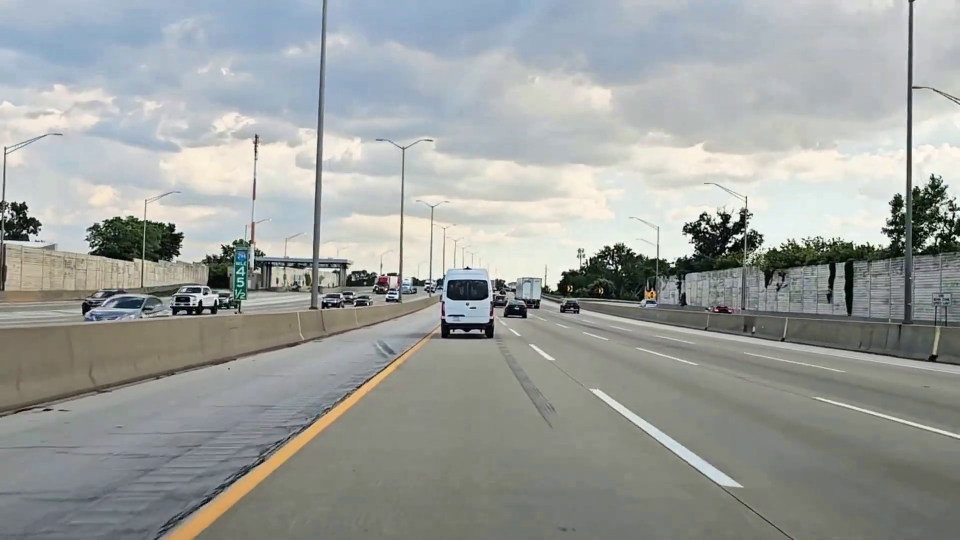
#> input picture data/frames_sample/frame_t105_f6300.png, 1920 x 1080 px (shown at 1/2 size)
$ python -i curve_detection_pipeline.py   (imports and definitions only)
#> lines starting #> are read from the running program, lines starting #| are printed output that depends on the picture; after the words box and inside, x2 and y2 are one past the last pixel; in counts of white or black regions, pixels touching at a corner belong together
#> further down, picture is the input picture: shape (1080, 1920, 3); mean B, G, R 156.6, 159.4, 156
"""
Curve Detection Pipeline - Helper Library
==========================================
This module provides building blocks for curve lane detection.

The module includes:
1. ROI masking and geometry helpers
2. Color and gradient masking (HSV, HLS, CLAHE)
3. Edge detection and Hough line detection
4. Polynomial fitting (linear and quadratic)
5. Lane polygon construction and overlay
6. Mask scoring and selection
7. Geometry enforcement for lane width constraints

Design goals:
- Keep curve detection self-contained: curve code should import from THIS module only
- Preserve the exact working logic (masking, gating, Hough proximity selection, polynomial fitting, overlay)
- Provide small building blocks that note where they came from (debug-approved logic vs. migrated shared helpers)

Notes:
- This file intentionally contains many helpers that are not called internally. They are imported by
  `enhancements/curve_detection.py` and `debug.py`.
- When cleaning/formatting this file, do NOT change algorithmic logic. Only refactor for readability,
  typing, and documentation.
"""

from __future__ import annotations

from typing import Optional, Tuple, Dict, Sequence, Any

import cv2
import numpy as np

# ============================================================
#              CURVE DEFAULTS (SINGLE SOURCE OF TRUTH)
# ============================================================

from dataclasses import dataclass


@dataclass(frozen=True)
class CurveDefaults:
    """Default parameters for the curve detection runner.

    IMPORTANT:
    - These defaults must match the values used by `enhancements/curve_detection.py`.
    - Debug and other callers should prefer fetching these defaults from here to avoid drift.
    - Any geometry enforcement defaults must remain OFF by default to preserve production behavior.

    Notes:
    - Ratios are in [0, 1].
    - Pixel distances are in pixels.
    """

    # ROI geometry
    top_y_ratio: float = 0.62
    left_bottom_ratio: float = 0.10
    right_bottom_ratio: float = 0.90
    top_left_x_ratio: float = 0.45
    top_right_x_ratio: float = 0.55

    # Overlay
    overlay_top_y_ratio: float = 0.65
    lane_fill_alpha: float = 0.30

    # Preprocessing
    clahe_clip: float = 2.0
    clahe_grid: int = 8

    # Mask gating / Hough
    merge_grad_dist_px: int = 12
    hough_dist_px: float = 10.0

    # Edges for Hough (kept here so debug and runner match out of the box)
    canny1: int = 30
    canny2: int = 100
    gate_dilate_px: int = 15

    # Optional geometry enforcement (OFF by default - debug-only unless explicitly enabled)
    geom_enforce_bottom_width: bool = False
    geom_bottom_band_ratio: float = 0.30
    geom_margin_ratio: float = 0.02
    geom_min_width_ratio: float = 0.20
    geom_max_width_ratio: Optional[float] = 0.40
    geom_anchor_weight: float = 0.0


# [139 lines left out: functions get_curve_defaults, _mask_from_pts, build_alt_rois_from_main_roi, resolve_curve_params, not called in this run]

# Type aliases for HSV bounds (for documentation only)
HSVBound = Sequence[int]


# ============================================================
#              LEGACY SHARED HELPERS
# ============================================================
# Migrated from pipeline.py

# [156 lines left out: functions apply_roi_mask, apply_color_threshold, apply_canny, detect_lines_hough, not called in this run]


# ============================================================
#              SMALL UTILITIES
# ============================================================

def to_mask_01(mask: Optional[np.ndarray]) -> Optional[np.ndarray]:
    """Normalize any non-empty mask to a binary 0/255 uint8 2D mask."""
    if mask is None:
        return None
    m = mask
    if m.ndim == 3:
        m = cv2.cvtColor(m, cv2.COLOR_BGR2GRAY)
    m = ((m > 0).astype(np.uint8)) * 255
    return m


# ============================================================
#              COLOR / GRADIENT MASKS
# ============================================================

def mask_hsv_curve_tuned(
    frame_bgr: np.ndarray,
    *,
    # White tuning (reduce noise): require high V and low S
    white_v_min: int = 190,
    white_s_max: int = 115,
    # Yellow tuning
    yellow_h_lo: int = 15,
    yellow_h_hi: int = 45,
    yellow_s_min: int = 80,
    yellow_v_min: int = 80,
    # Morphology
    open_iter: int = 1,
    close_iter: int = 2,
    dilate_iter: int = 1,
) -> np.ndarray:
    """Binary (0/255) lane mask using HSV - curve-detection dedicated copy.

    Purpose:
    - Keep straight-lines pipeline untouched.
    - Provide a curve-only HSV mask that can be tuned to reduce white noise.

    White policy (noise reduction):
    - Keep pixels that are fairly bright (V >= white_v_min)
    - and not overly saturated (S <= white_s_max)

    Yellow policy:
    - Hue in [yellow_h_lo, yellow_h_hi], S >= yellow_s_min, V >= yellow_v_min
    """
#> called with white_v_min = 190, white_s_max = 115, yellow_h_lo = 15, yellow_h_hi = 45, yellow_s_min = 80, yellow_v_min = 80, open_iter = 1, close_iter = 2
    hsv = cv2.cvtColor(frame_bgr, cv2.COLOR_BGR2HSV)
#> hsv: shape (1080, 1920, 3); mean H, S, V 61.8, 25.2, 164
    H, S, V = cv2.split(hsv)
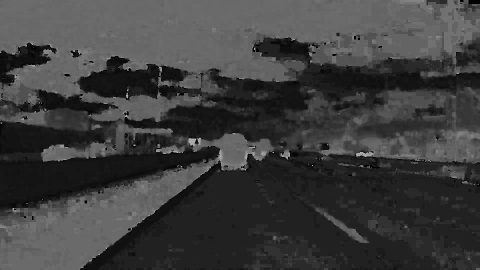
#> H: shape (1080, 1920) (shown at 1/4 size); min 0, max 179, mean 61.8
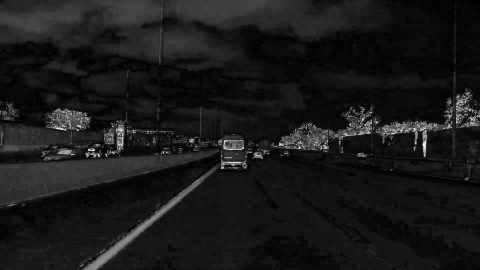
#> S: shape (1080, 1920) (shown at 1/4 size); min 0, max 255, mean 25.2

    # White: bright + low saturation
    white_v = cv2.inRange(V, int(white_v_min), 255)
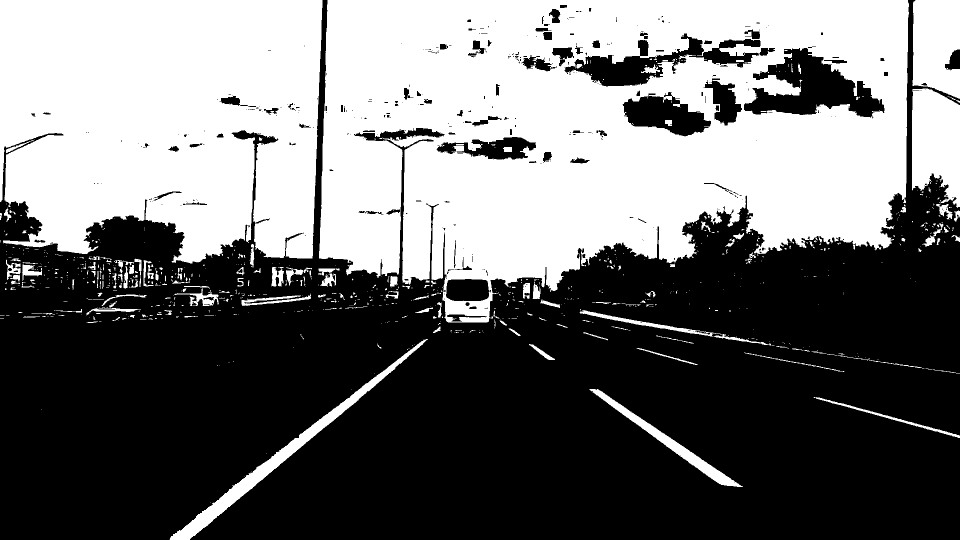
#> white_v: shape (1080, 1920) (shown at 1/2 size); 43.9% white; 848 white regions (672 under 20 px), largest, box (x1, y1, x2, y2) and area: (638, 0, 1818, 645) 535471, (0, 0, 645, 527) 297181, (1824, 177, 1920, 416) 18191
    white_s = cv2.inRange(S, 0, int(white_s_max))
#> white_s: shape (1080, 1920); 98.4% white; 1386 black regions (1188 under 20 px), largest, box (x1, y1, x2, y2) and area: (340, 786, 724, 1080) 7493, (894, 560, 976, 600) 1273, (469, 505, 494, 588) 1185
    white = cv2.bitwise_and(white_v, white_s)

    # Yellow: hue window + strong saturation + sufficient brightness
    yellow_h = cv2.inRange(H, int(yellow_h_lo), int(yellow_h_hi))
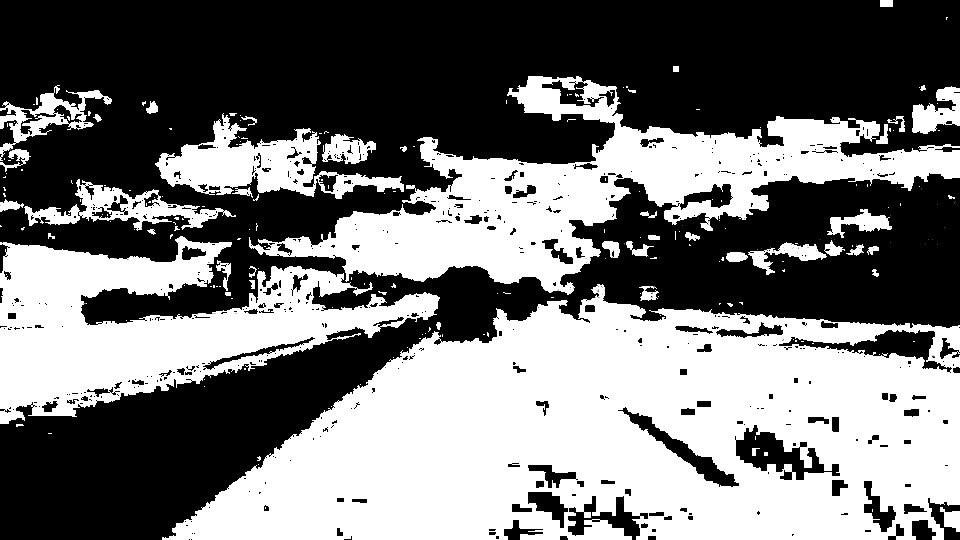
#> yellow_h: shape (1080, 1920) (shown at 1/2 size); 46% white; 220 white regions (139 under 20 px), largest, box (x1, y1, x2, y2) and area: (324, 568, 1920, 1080) 524945, (498, 152, 1920, 590) 191852, (0, 472, 880, 848) 152058
    yellow_s = cv2.inRange(S, int(yellow_s_min), 255)
#> yellow_s: shape (1080, 1920); 3.1% white; 1019 white regions (854 under 20 px), largest, box (x1, y1, x2, y2) and area: (334, 698, 821, 1080) 14467, (1503, 486, 1758, 580) 6334, (184, 434, 289, 523) 3935
    yellow_v = cv2.inRange(V, int(yellow_v_min), 255)
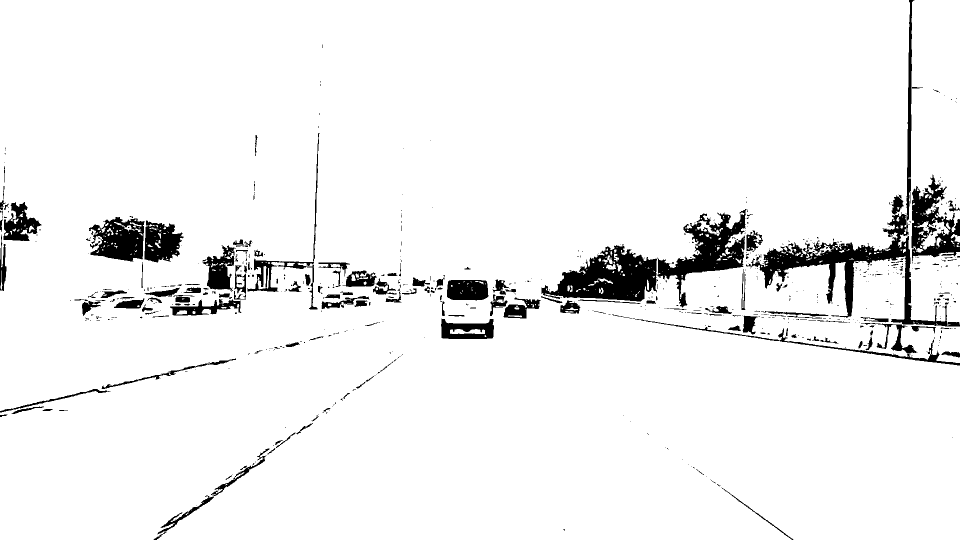
#> yellow_v: shape (1080, 1920) (shown at 1/2 size); 94.5% white; 680 black regions (505 under 20 px), largest, box (x1, y1, x2, y2) and area: (1492, 0, 1920, 653) 19370, (1083, 488, 1314, 603) 14226, (1315, 418, 1496, 615) 11214
    yellow = cv2.bitwise_and(yellow_h, cv2.bitwise_and(yellow_s, yellow_v))
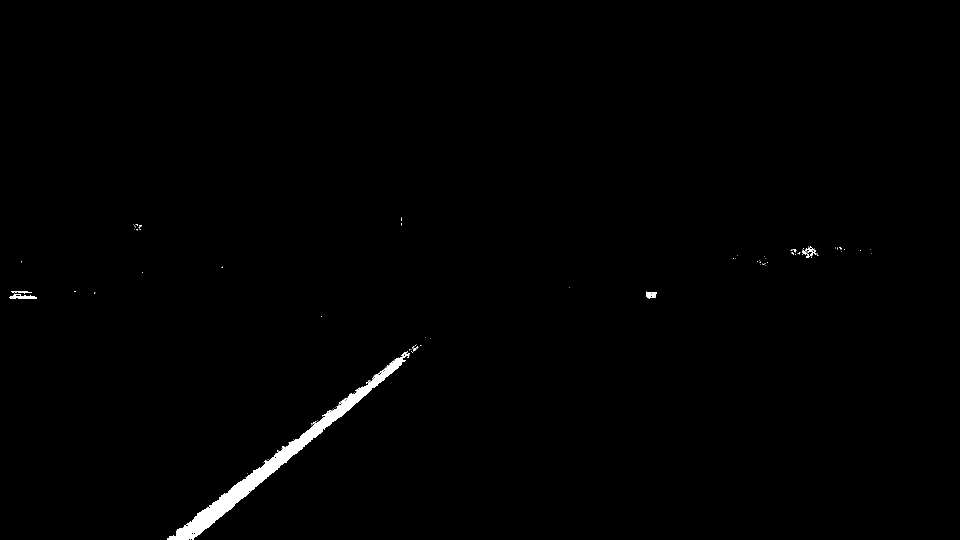
#> yellow: shape (1080, 1920) (shown at 1/2 size); 0.73% white; 138 white regions (127 under 20 px), largest, box (x1, y1, x2, y2) and area: (334, 706, 820, 1080) 13939, (18, 588, 74, 598) 358, (1292, 584, 1314, 598) 226

    mask = cv2.bitwise_or(white, yellow)

    # Light cleanup (keep dashed lanes)
    k = np.ones((3, 3), dtype=np.uint8)
    if int(open_iter) > 0:
        mask = cv2.morphologyEx(mask, cv2.MORPH_OPEN, k, iterations=int(open_iter))
#> mask: shape (1080, 1920); 43.5% white; 239 white regions (97 under 20 px), largest, box (x1, y1, x2, y2) and area: (638, 0, 1818, 582) 529047, (0, 0, 645, 527) 296425, (1824, 177, 1920, 414) 17992
    if int(close_iter) > 0:
        mask = cv2.morphologyEx(mask, cv2.MORPH_CLOSE, k, iterations=int(close_iter))
#> mask: shape (1080, 1920); 44% white; 135 white regions (51 under 20 px), largest, box (x1, y1, x2, y2) and area: (638, 0, 1818, 645) 539932, (0, 0, 645, 530) 299771, (1824, 0, 1920, 437) 34819
    if int(dilate_iter) > 0:
        mask = cv2.dilate(mask, k, iterations=int(dilate_iter))
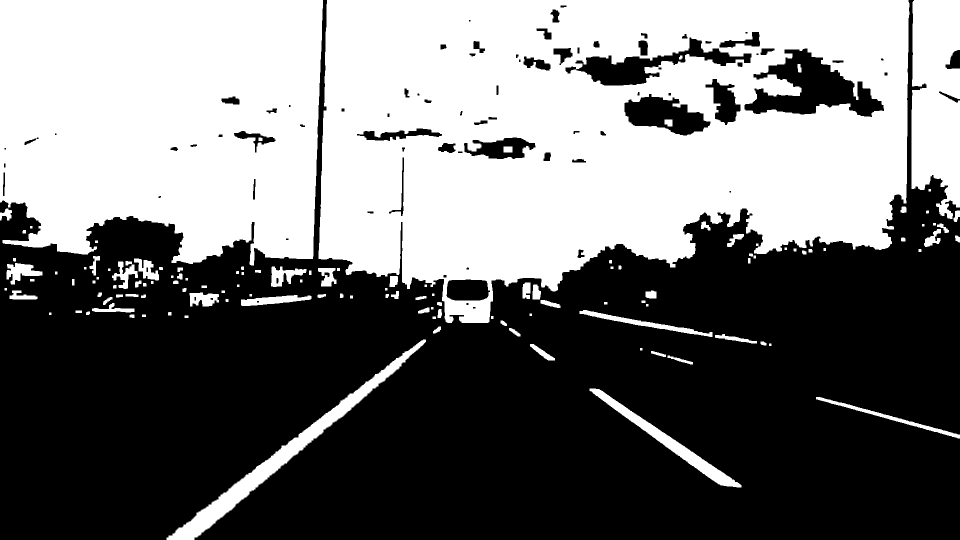
#> mask: shape (1080, 1920) (shown at 1/2 size); 45.3% white; 130 white regions, largest, box (x1, y1, x2, y2) and area: (637, 0, 1819, 646) 551932, (0, 0, 646, 531) 302977, (1823, 0, 1920, 438) 35919

    return to_mask_01(mask)

# [1464 lines left out: functions mask_hls_clahe, mask_gradient_edge, filter_grad_by_slope, clean_mask_light, suppress_center_blob_components, suppress_center_blob_edges and 23 more, not called in this run]


def poly_eval_x_of_y(coeffs, ys, w):
    return np.clip(np.polyval(coeffs, ys.astype(np.float32)), 0, w - 1)


# ============================================================
#              PUBLIC EXPORTS
# ============================================================

__all__ = [
    # Small utilities
    "to_mask_01",

    # Defaults / config
    "CurveDefaults",
    "get_curve_defaults",
    "resolve_curve_params",

    # ROI builders (curve runner + debug)
    "build_alt_rois_from_main_roi",

    # Legacy shared helpers
    "apply_roi_mask",
    "apply_color_threshold",
    "apply_canny",
    "detect_lines_hough",

    # Masks / cleanup
    "mask_hsv_curve_tuned",
    "mask_hls_clahe",
    "mask_gradient_edge",
    "filter_grad_by_slope",
    "clean_mask_light",
    "suppress_center_blob_components",
    "suppress_center_blob_edges",

    # Merging / gating
    "merge_grad_with_color_for_score",
    "build_corridor_from_mask",
    "merge_masks_for_hough_union",
    "edges_for_hough",

    # ROI helpers
    "roi_mask_full_frame",
    "alt_roi_rect_plus_trapezoid",
    "roi_top_y_from_pts",

    # Fit + geometry decisions
    "robust_fit_error_abs_x",
    "quadratic_pair_decision_debug",
    "prefer_quadratic_pair_consistent",
    "enforce_min_lane_width_bottom_band",
    "fit_poly_x_of_y",
    "poly_eval_x_of_y",

    # Hough helpers
    "hough_lines_p",
    "split_hough_lines_left_right",
    "select_lane_pixels_by_hough_proximity",

    # Overlay
    "build_lane_polygon_from_fits",
    "draw_curve_lane_overlay_from_fits",
    "draw_curve_lane_overlay",

    # Mask scoring
    "mask_stats",
    "bottom_lr_balance",
    "score_mask",
    "pick_best_scored",
]

>>> import cv2
>>> picture = cv2.imread('../../data/frames_sample/frame_t105_f6300.png')
>>> result = mask_hsv_curve_tuned(picture)

$ run again, on data/frames_sample/frame_t107_f6420.png
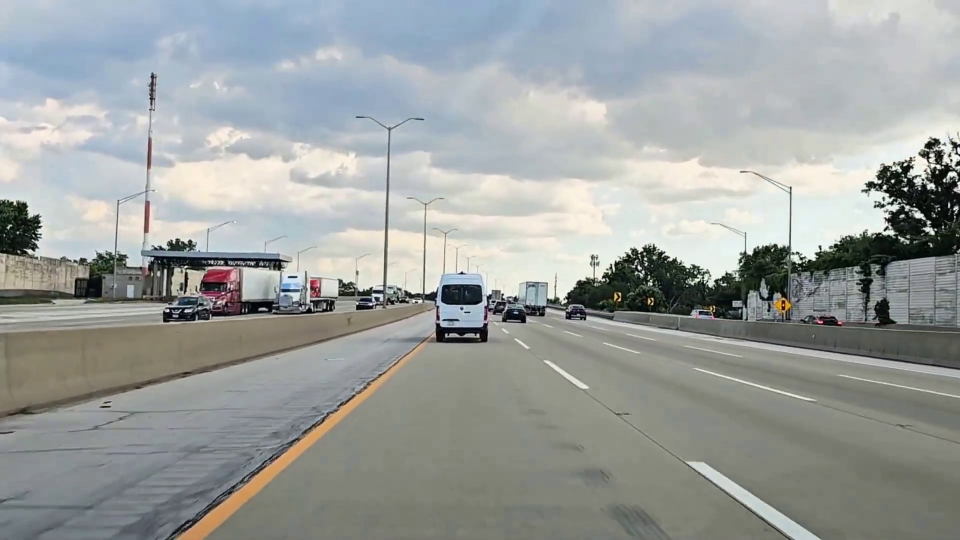
#> input picture data/frames_sample/frame_t107_f6420.png, 1920 x 1080 px (shown at 1/2 size)
#> picture is the input picture: shape (1080, 1920, 3); mean B, G, R 158.1, 159.9, 156
#> hsv: shape (1080, 1920, 3); mean H, S, V 64.5, 26.7, 165.1
#> in mask_hsv_curve_tuned, `white_v = cv2.inRange(V, int(white_v_min), 255)`:
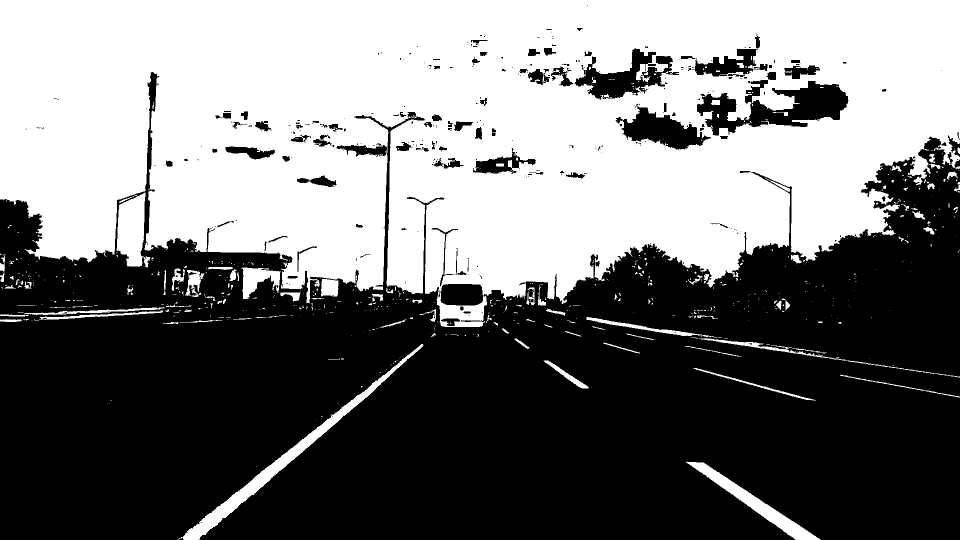
#> white_v: shape (1080, 1920) (shown at 1/2 size); 46.3% white; 687 white regions (560 under 20 px), largest, box (x1, y1, x2, y2) and area: (0, 0, 1920, 654) 911796, (358, 688, 847, 1080) 10961, (1372, 923, 1642, 1080) 6501
#> white_s: shape (1080, 1920); 98.2% white; 1433 black regions (1212 under 20 px), largest, box (x1, y1, x2, y2) and area: (364, 770, 750, 1080) 7074, (1741, 478, 1904, 551) 2497, (883, 569, 964, 609) 1578
#> white: shape (1080, 1920); 45.9% white; 698 white regions (571 under 20 px), largest, box (x1, y1, x2, y2) and area: (0, 0, 1920, 654) 911714, (1372, 923, 1642, 1080) 6501, (233, 385, 291, 534) 6423
#> yellow_h: shape (1080, 1920); 43.1% white; 283 white regions (182 under 20 px), largest, box (x1, y1, x2, y2) and area: (392, 618, 1920, 1080) 493108, (0, 178, 1799, 848) 341006, (1498, 640, 1920, 730) 14144
#> yellow_s: shape (1080, 1920); 3.4% white; 1074 white regions (884 under 20 px), largest, box (x1, y1, x2, y2) and area: (354, 718, 812, 1080) 13343, (1596, 450, 1920, 553) 10161, (1410, 524, 1585, 637) 5643
#> yellow_v: shape (1080, 1920); 93.8% white; 524 black regions (375 under 20 px), largest, box (x1, y1, x2, y2) and area: (1114, 450, 1581, 640) 34501, (1581, 300, 1920, 643) 31843, (0, 506, 577, 609) 14066
#> yellow: shape (1080, 1920); 0.49% white; 124 white regions (118 under 20 px), largest, box (x1, y1, x2, y2) and area: (392, 720, 812, 1080) 8949, (1548, 594, 1584, 629) 669, (354, 1070, 368, 1080) 109, (382, 1068, 396, 1080) 100, (1228, 587, 1238, 603) 91, (184, 533, 192, 540) 23
#> in mask_hsv_curve_tuned, `mask = cv2.dilate(mask, k, iterations=int(dilate_iter))`:
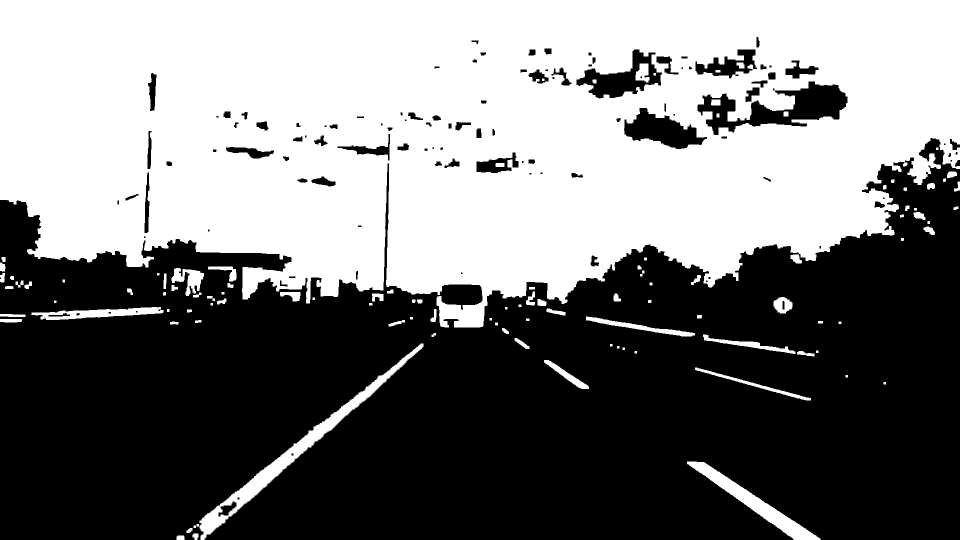
#> mask: shape (1080, 1920) (shown at 1/2 size); 47.6% white; 111 white regions, largest, box (x1, y1, x2, y2) and area: (0, 0, 1920, 655) 944719, (399, 687, 847, 1080) 12541, (1374, 923, 1641, 1080) 7286
